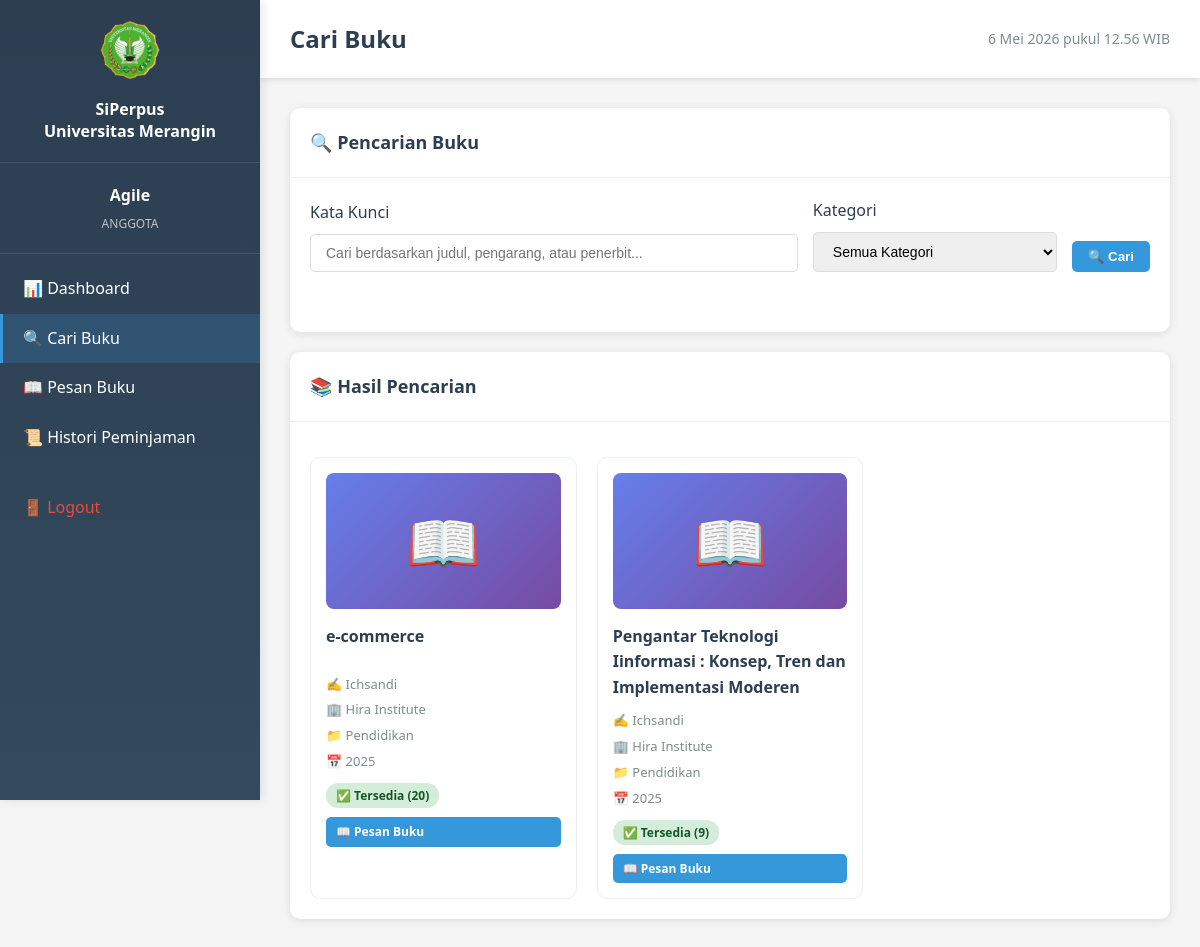
Screenshot of /anggota/cari-buku.php (signed in) with the database file from the repository.
### tables this page shows
CREATE TABLE `buku` (
  `id_buku` int(11) NOT NULL,
  `judul` varchar(200) NOT NULL,
  `pengarang` varchar(100) DEFAULT NULL,
  `penerbit` varchar(100) DEFAULT NULL,
  `isbn` varchar(20) DEFAULT NULL,
  `kategori` varchar(50) DEFAULT NULL,
  `tahun_terbit` year(4) DEFAULT NULL,
  `jumlah_total` int(11) NOT NULL,
  `jumlah_tersedia` int(11) NOT NULL,
  `status` enum('tersedia','dipinjam','rusak') DEFAULT 'tersedia',
  `created_at` timestamp NOT NULL DEFAULT current_timestamp()
);

### config/database.php (called while the page is built, shortened)
<?php
$conn = mysqli_connect(DB_HOST, DB_USER, DB_PASS, DB_NAME);
mysqli_set_charset($conn, "utf8");
function query($sql) {
    global $conn;
    $result = mysqli_query($conn, $sql);
    return $result;
}
?>

### anggota/cari-buku.php (the view, shortened to what this page needs)
<?php
require_once '../config/database.php';
$keyword = isset($_GET['keyword']) ? escape($_GET['keyword']) : '';
$where = "WHERE 1=1";
$buku_list = query("SELECT * FROM buku $where ORDER BY judul ASC");
include '../includes/header.php';
?>
<div class="card">
    <div class="card-header">
        <h3>🔍 Pencarian Buku</h3>
    </div>
    <div class="card-body">
        <form method="GET" action="" class="search-filter-form">
            <div class="row">
                <div class="col-md-6">
                    <div class="form-group">
                        <label>Kata Kunci</label>
                        <input type="text" name="keyword" class="form-control"
                               placeholder="Cari berdasarkan judul, pengarang, atau penerbit..."
                               value="<?php echo $keyword; ?>">
                    </div>
                </div>
                <div class="col-md-4">
                    <div class="form-group">
                        <label>Kategori</label>
                        <select name="kategori" class="form-control">
                            <option value="">Semua Kategori</option>
                        </select>
                    </div>
                </div>
                <div class="col-md-2">
                    <div class="form-group">
                        <label>&nbsp;</label>
                        <button type="submit" class="btn btn-primary" style="width: 100%;">🔍 Cari</button>
                    </div>
                </div>
            </div>
        </form>
    </div>
</div>
<div class="card mt-3">
    <div class="card-header">
        <h3>📚 Hasil Pencarian
        </h3>
    </div>
    <div class="card-body">
        <div class="buku-grid">
            <?php
            if (mysqli_num_rows($buku_list) > 0):
                while($row = mysqli_fetch_assoc($buku_list)):
            ?>
            <div class="buku-card">
                <div class="buku-cover">
                    📖
                </div>
                <div class="buku-info">
                    <h4><?php echo $row['judul']; ?></h4>
                    <p class="pengarang">✍️ <?php echo $row['pengarang']; ?></p>
                    <p class="penerbit">🏢 <?php echo $row['penerbit']; ?></p>
                    <p class="kategori">📁 <?php echo $row['kategori']; ?></p>
                    <p class="tahun">📅 <?php echo $row['tahun_terbit']; ?></p>
                    <div class="buku-stok">
                        <?php if ($row['jumlah_tersedia'] > 0): ?>
                            <span class="badge badge-success">✅ Tersedia (<?php echo $row['jumlah_tersedia']; ?>)</span>
                        <?php else: ?>
                            <span class="badge badge-danger">❌ Tidak Tersedia</span>
                        <?php endif; ?>
                    </div>
                    <?php if ($row['jumlah_tersedia'] > 0): ?>
                        <a href="pesan-buku.php?id=<?php echo $row['id_buku']; ?>" class="btn btn-sm btn-primary" style="width: 100%; margin-top: 10px;">
                            📖 Pesan Buku
                        </a>
                    <?php endif; ?>
                </div>
            </div>
            <?php
                endwhile;
            endif; ?>
        </div>
    </div>
</div>
<?php include '../includes/footer.php'; ?>

### assets/css/style.css (style rules this page uses)
* { margin: 0; padding: 0; box-sizing: border-box; }
body { font-family: "Segoe UI", Tahoma, Geneva, Verdana, sans-serif; line-height: 1.6; color: #333; background-color: #f5f5f5; }
.btn { padding: 12px 30px; text-decoration: none; border-radius: 5px; font-weight: 600; transition: all 0.3s; display: inline-block; }
.btn-primary { background-color: #fff; color: #34495e; border: 2px solid transparent; }

### assets/css/dashboard.css (style rules this page uses)
.card { background: white; border-radius: 10px; box-shadow: 0 2px 10px rgba(0, 0, 0, 0.1); margin-bottom: 20px; }
.card-header { padding: 20px; border-bottom: 1px solid #ecf0f1; }
.card-header h3 { margin: 0; color: #2c3e50; font-size: 18px; }
.card-body { padding: 20px; }
.badge { padding: 4px 10px; border-radius: 12px; font-size: 12px; font-weight: 600; }
.badge-success { background-color: #d4edda; color: #155724; }
.btn { padding: 8px 16px; border-radius: 5px; border: none; cursor: pointer; font-weight: 600; transition: all 0.3s; text-decoration: none; display: inline-block; }
.btn-primary { background-color: #3498db; color: white; }
.btn-sm { padding: 5px 10px; font-size: 12px; }
.form-group { margin-bottom: 20px; }
.form-group label { display: block; margin-bottom: 8px; color: #2c3e50; font-weight: 500; }
.form-group input, .form-group select, .form-group textarea { width: 100%; padding: 10px 15px; border: 1px solid #ddd; border-radius: 5px; font-size: 14px; transition: all 0.3s; }
.form-control { width: 100%; padding: 10px 15px; border: 1px solid #ddd; border-radius: 5px; }
.row { display: grid; grid-template-columns: repeat(2, 1fr); gap: 20px; margin-bottom: 20px; }
.col-md-6 { grid-column: span 1; }
.col-md-4 { grid-column: span 1; }
.mt-3 { margin-top: 20px; }

### anggota/cari-buku.php (style rules this page uses)
.search-filter-form .row { display: grid; grid-template-columns: 2fr 1fr auto; gap: 15px; align-items: end; }
.buku-grid { display: grid; grid-template-columns: repeat(auto-fill, minmax(250px, 1fr)); gap: 20px; margin-top: 15px; }
.buku-card { border: 1px solid #ecf0f1; border-radius: 10px; padding: 15px; background: white; transition: all 0.3s; }
.buku-cover { text-align: center; font-size: 60px; padding: 20px; background: linear-gradient(135deg, #667eea 0%, #764ba2 100%); border-radius: 8px; margin-bottom: 15px; }
.buku-info h4 { margin: 0 0 10px 0; color: #2c3e50; font-size: 16px; min-height: 40px; }
.buku-info p { margin: 5px 0; font-size: 13px; color: #7f8c8d; }
.buku-stok { margin-top: 10px; }

### rows the page displays
buku: judul "e-commerce", pengarang "Ichsandi", penerbit "Hira Institute", kategori "Pendidikan", tahun_terbit "2025", jumlah_tersedia "20"
buku: judul "Pengantar Teknologi Iinformasi : Konsep, Tren dan Implementasi Moderen", pengarang "Ichsandi", penerbit "Hira Institute", kategori "Pendidikan", tahun_terbit "2025", jumlah_tersedia "9", $row['id_buku'] 1 (drawn)

### other values shown
$_SESSION['nama_lengkap'] "Agile"
$_SESSION['role'] "ANGGOTA"
$page_title "Cari Buku"
